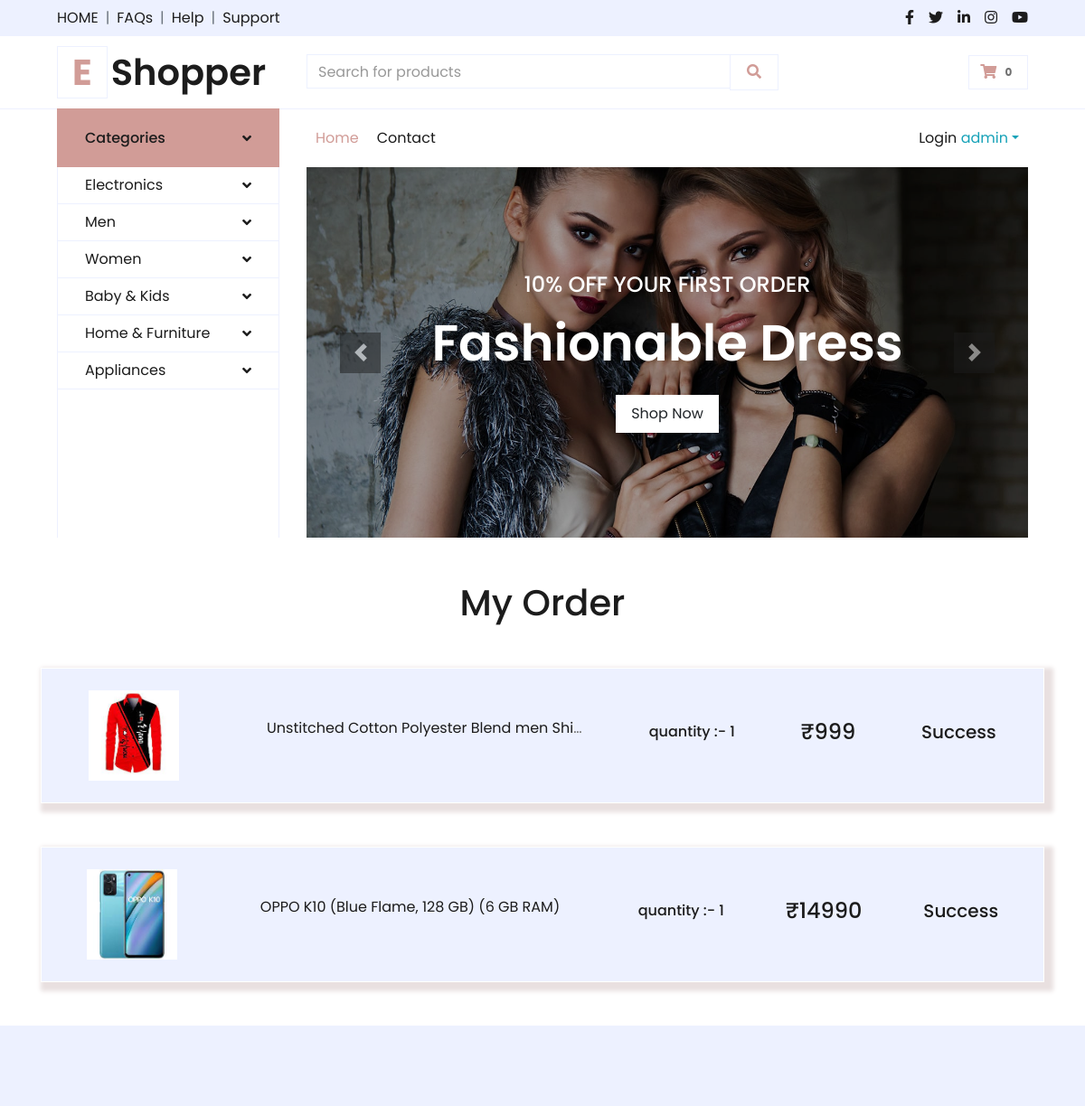
The app's page /orders/ (signed in, upper part), older data.
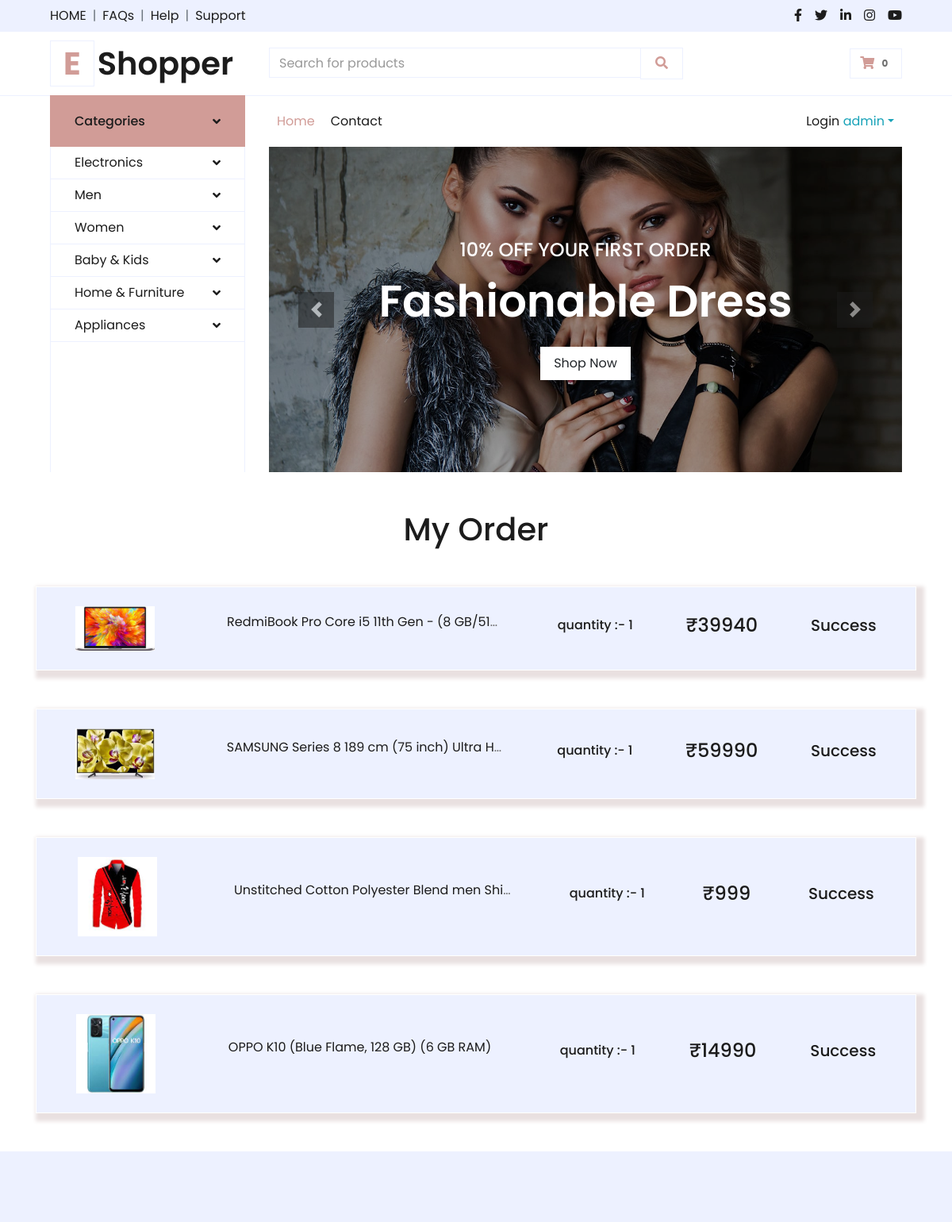
The same page, newer data.
### myapp/models.py (models this page shows, shortened)
class Category(models.Model):
    category_name = models.CharField(max_length=255)
    description = models.TextField()
    create_date = models.DateTimeField(auto_now_add=True)
    update_date = models.DateTimeField(auto_now=True)

class CartItem(models.Model):
    product_id = models.ForeignKey(Product, on_delete=models.CASCADE,related_name='prd_cartitem')
    cart = models.ForeignKey(Cart, on_delete=models.CASCADE,related_name='cart_cartitem')
    quantity = models.IntegerField(default=1)
    total_price = models.PositiveIntegerField(default=0)
    payed = models.BooleanField(default=False)
    add_date = models.DateTimeField(auto_now_add=True)

class Product(models.Model):
    category = models.ForeignKey(Category, on_delete=models.CASCADE,related_name='prd_cat')
    sub_category = models.ForeignKey(SubCategory, on_delete=models.CASCADE,related_name='prd_subcat')
    name = models.CharField(max_length=255)
    description = models.TextField()
    price = models.PositiveIntegerField()
    product_sku = models.CharField(max_length=100,unique=True)
    brand = models.CharField(max_length=255)
    title = models.CharField(max_length=255)
    total_stock_unit = models.PositiveIntegerField(default=0)
    sold_stock_unit = models.PositiveIntegerField(default=0)
    available_on = models.DateTimeField(auto_now_add=True,editable=True)
    update_date = models.DateTimeField(auto_now=True)

class Media(models.Model):
    product = models.ForeignKey(Product, on_delete=models.CASCADE,related_name='media_prd')
    image = models.ImageField(upload_to='images/')
    description = models.TextField()

class Order(models.Model):
    PAYMENT = [
        ('none','none'),
        ('cash','cash'),
        ('debit','debit cart'),
        ('paytm','paytm'),
        ('bank','Bank Transfer'),
    ]
    ORDER_STATUS = [
        ('Success','Success'),
        ('On the way','On the way'),
        ('Refund','Refund'),
        ('Failed','Failed')
    ]
    user = models.ForeignKey(User, on_delete=models.CASCADE,related_name='admin_user')
    product = models.ForeignKey(Product, on_delete=models.CASCADE,related_name='prd_order',null=True,blank=True)
    carts = models.ManyToManyField(CartItem)
    quantity = models.IntegerField(default=0)
    price = models.PositiveIntegerField(default=0)
    address = models.ForeignKey(Address, on_delete=models.CASCADE,related_name='order_address')
    order_date = models.DateTimeField(auto_now_add=True)
    update_date = models.DateTimeField(auto_now=True)
    status = models.CharField(max_length=20,choices=ORDER_STATUS)
    payment = models.CharField(max_length=10,choices=PAYMENT,default='none')

### myapp/views.py (the view)
# urls.py: path('orders/',views.OrderView.as_view(),name='orders'),
class OrderView(View):
    def get(self,request,*args, **kwargs):
        categories = Category.objects.all()
        if request.user.is_authenticated:
            cart = Cart.objects.get(user=request.user)
            cartitem = CartItem.objects.filter(cart=cart,payed="False")
            order_item = Order.objects.filter(user=request.user).order_by('-id')
            context = {
                'categories':categories,
                'cartitem':cartitem,
                'order_items' : order_item
            }
            return render(request, 'myapp/order.html',context)
        else:
            return redirect('login')

### myapp/templates/myapp/order.html
{% extends 'myapp/base.html' %}
{% block body %}
{% load static %}
<div class="container ">
       <div style="text-align: center;">
              <h1>My Order </h1>
       </div>
       {% for data in order_items %}
       {% for item in data.carts.all %}
       <div style="box-shadow: 5px 5px 5px 5px rgb(233, 224, 224);width: 100%;"
              class="border border-light d-flex justify-content-around align-items-center p-3 mt-5 bg-secondary">
              <img src="../../../media/{{item.product_id.media_prd.all.first.image.name}}" class=" mt-2 mb-2"
                     width="100" alt="">
              <p style="text-overflow: ellipsis; white-space: nowrap; overflow : hidden; width: 350px;" class="ml-4"><a
                            href="/orders_details/?order_id={{data.id}}" title="{{data.title}}"
                            class=" text-decoration-none  text-dark font-weight-semi m-0">{{item.product_id.title}} </a>
              </p>
              <h6>quantity :- {{item.quantity}}</h6>
              <h4>₹{{item.total_price}}</h4>
              <h5>{{data.status}}</h5>
       </div>
{% endfor %}
{% endfor %}
</div>
{% endblock body %}

### myapp/templates/myapp/base.html (shortened to what this page needs)
{% load static %}
<!DOCTYPE html>
<html lang="en">
<head>
    <link href="https://cdnjs.cloudflare.com/ajax/libs/font-awesome/5.10.0/css/all.min.css" rel="stylesheet">
    <link href="lib/owlcarousel/assets/owl.carousel.min.css" rel="stylesheet">
    <link href="{% static 'website/css/style.css' %}" rel="stylesheet">
</head>
<body>
    <div class="container-fluid">
        <div class="row bg-secondary py-2 px-xl-5">
            <div class="col-lg-6 d-none d-lg-block">
                <div class="d-inline-flex align-items-center">
                    <a class="text-dark" href="/">HOME</a>
                    <span class="text-muted px-2">|</span>
                    <a class="text-dark" href="">FAQs</a>
                    <span class="text-muted px-2">|</span>
                    <a class="text-dark" href="">Help</a>
                    <span class="text-muted px-2">|</span>
                    <a class="text-dark" href="">Support</a>
                </div>
            </div>
            <div class="col-lg-6 text-center text-lg-right">
                <div class="d-inline-flex align-items-center">
                    <a class="text-dark px-2" href="">
                        <i class="fab fa-facebook-f"></i>
                    </a>
                    <a class="text-dark px-2" href="">
                        <i class="fab fa-twitter"></i>
                    </a>
                    <a class="text-dark px-2" href="">
                        <i class="fab fa-linkedin-in"></i>
                    </a>
                    <a class="text-dark px-2" href="">
                        <i class="fab fa-instagram"></i>
                    </a>
                    <a class="text-dark pl-2" href="">
                        <i class="fab fa-youtube"></i>
                    </a>
                </div>
            </div>
        </div>
        <div class="row align-items-center py-3 px-xl-5">
            <div class="col-lg-3 d-none d-lg-block">
                <a href="/" class="text-decoration-none">
                    <h1 class="m-0 display-5 font-weight-semi-bold"><span class="text-primary font-weight-bold border px-3 mr-1">E</span>Shopper</h1>
                </a>
            </div>
            <div class="col-lg-6 col-6 text-left">
                <form action="/search/" method="get">
                    <div class="input-group">
                        <input type="text" name="search" class="form-control" placeholder="Search for products">
                        <div class="input-group-append">
                            <span class="input-group-text bg-transparent text-primary">
                                <button class=" bg-transparent text-primary border-0 "><i class="fa fa-search"></i>
                            </span>
                        </div>
                    </div>
                </form>
            </div>
            <div class="col-lg-3 col-6 text-right">
                <a href="{% url 'cart' %}" title="Cart" class="btn border">
                    <i class="fas fa-shopping-cart text-primary"></i>
                    <span class="badge">{{cartitem|length}}</span>
                </a>
            </div>
        </div>
    </div>
    <div class="container-fluid mb-5">
        <div class="row border-top px-xl-5">
            <div class="col-lg-3 d-none d-lg-block">
                <a class="btn shadow-none d-flex align-items-center justify-content-between bg-primary text-white w-100" data-toggle="collapse" href="#navbar-vertical" style="height: 65px; margin-top: -1px; padding: 0 30px;">
                    <h6 class="m-0">Categories</h6>
                    <i class="fa fa-angle-down text-dark"></i>
                </a>
                <nav class="collapse show navbar navbar-vertical navbar-light align-items-start p-0 border border-top-0 border-bottom-0" id="navbar-vertical">
                    <div class="navbar-nav w-100 overflow-hidden" style="height: 410px">
                        {% for cat in categories %}
                        <div class="nav-item dropdown">
                            <a href="#" class="nav-link" data-toggle="dropdown">{{cat.category_name}} <i class="fa fa-angle-down float-right mt-1"></i></a>
                        </div>
                        {% endfor %}
                    </div>
                </nav>
            </div>
            <div class="col-lg-9">
                <nav class="navbar navbar-expand-lg bg-light navbar-light py-3 py-lg-0 px-0">
                    <div class="collapse navbar-collapse justify-content-between" id="navbarCollapse">
                        <div class="navbar-nav mr-auto py-0">
                            <a href="/" class="nav-item nav-link active">Home</a>
                            <a href="{% url 'contact' %}" class="nav-item nav-link">Contact</a>
                        </div>
                        <div class="navbar-nav ml-auto py-0">
                            {% if   request.user.is_authenticated %}
                            <div class="nav-item dropdown">
                                <a href="#" class="nav-link nav-item" data-toggle="dropdown">Login <span class="text-info dropdown-toggle " >{{user.username}}</span> </a>
                            </div>
                            {% endif %}
                        </div>
                    </div>
                </nav>
                <div id="header-carousel" class="carousel slide" data-ride="carousel">
                    <div class="carousel-inner">
                        <div class="carousel-item active" style="height: 410px;">
                            <img class="img-fluid" src="../../static/website/img/carousel-1.jpg" alt="Image">
                            <div class="carousel-caption d-flex flex-column align-items-center justify-content-center">
                                <div class="p-3" style="max-width: 700px;">
                                    <h4 class="text-light text-uppercase font-weight-medium mb-3">10% Off Your First Order</h4>
                                    <h3 class="display-4 text-white font-weight-semi-bold mb-4">Fashionable Dress</h3>
                                    <a href="" class="btn btn-light py-2 px-3">Shop Now</a>
                                </div>
                            </div>
                        </div>
                    </div>
                    <a class="carousel-control-prev" href="#header-carousel" data-slide="prev">
                        <div class="btn btn-dark" style="width: 45px; height: 45px;">
                            <span class="carousel-control-prev-icon mb-n2"></span>
                        </div>
                    </a>
                    <a class="carousel-control-next" href="#header-carousel" data-slide="next">
                        <div class="btn btn-dark" style="width: 45px; height: 45px;">
                            <span class="carousel-control-next-icon mb-n2"></span>
                        </div>
                    </a>
                </div>
            </div>
        </div>
    </div>
    {% block body %}
    {% endblock body %}
    <div class="container-fluid bg-secondary text-dark mt-5 pt-5">
        <div class="row px-xl-5 pt-5 d-flex justify-content-around ">
        </div>
    </div>
</body>
</html>

Row changes from the older to the newer data that the page shows:
added Order: status "Success"
added CartItem: product_id.media_prd.all.first.image.name (picture), product_id "RedmiBook Pro Core i5 11th Gen - (8 GB/51…", quantity "1", total_price "39940"
added CartItem: product_id.media_prd.all.first.image.name (picture), product_id "SAMSUNG Series 8 189 cm (75 inch) Ultra H…", quantity "1", total_price "59990"
